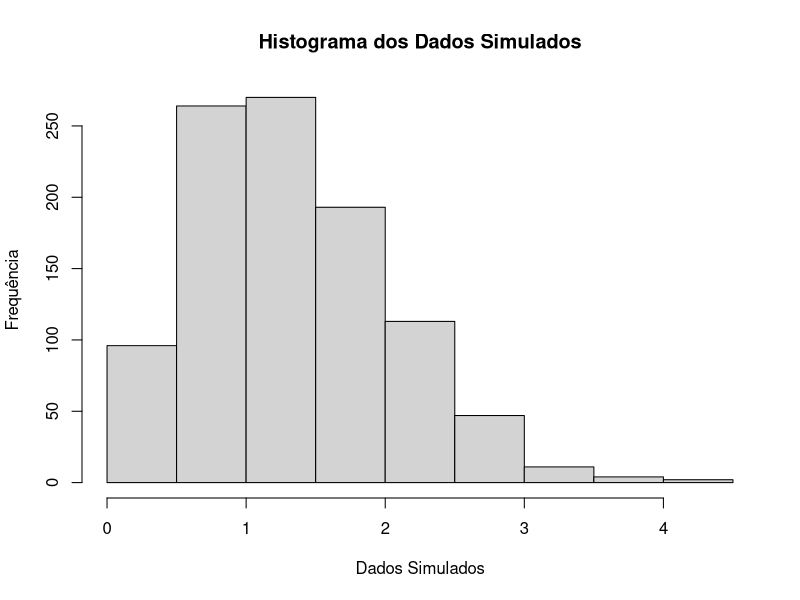

Here is the R script that generated this plot:
# ------------------------
# [2] Distribuição Weibull
# ------------------------

# Semente
set.seed(123)

# ---------------------------------------
# [2.1] Simulação e Visualização do Dados
# ---------------------------------------
# Tamanho da amostra
n <- 1000

# Parâmetros da distribuição
wShape <- 2
wScale <- 1.5

# Simulação
dadosWeibull <- rweibull(n, shape = wShape, scale = wScale)

# Histograma
hist(x = dadosWeibull, xlab = "Dados Simulados", ylab = "Frequência",
     main = "Histograma dos Dados Simulados")

# --------------
# [3] Otimização
# --------------
# --------------------------------
# [3.1] Função Log-verossimilhança
# --------------------------------

logWeibull <- function(theta, dados){
  gamma <- theta[1] # Parâmetro de forma
  alpha <- theta[2] # Parâmetro de escala
  n <- length(dados)
  t <- dados
  
  logverossimil <- (n * log(gamma)) - (gamma * log(alpha) * n) + (gamma - 1) * sum(log(t)) - sum((t/alpha)^gamma)
  return(-logverossimil)
}

# ------------------------------
# [3.2] Aplicando a função optim
# ------------------------------

theta0 <- c(1.5, 1) # Chute inicial
estimate <- optim(par = theta0, fn = logWeibull, gr = NULL , method = "BFGS" ,
                  hessian = TRUE, dados=dadosWeibull)
estimate

